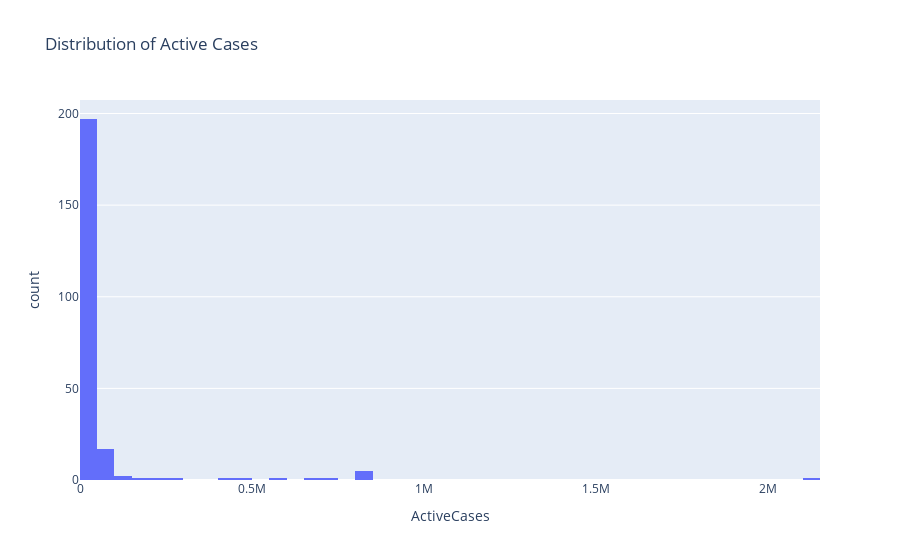

The notebook cell saved with this chart:
### Code cell
# Plot the distribution of Active Cases
fig = px.histogram(df, x='ActiveCases', title="Distribution of Active Cases")
fig.show()

### Figure 1 — Plotly figure (JSON) as saved in the notebook; plotly's stock layout.template omitted (floating-point values rounded to 4 significant figures; data arrays with more than 128 entries replaced by an {"elided": "..."} marker saying what was removed)
{"data": [{"alignmentgroup": "True", "bingroup": "x", "hovertemplate": "ActiveCases=%{x}<br>count=%{y}<extra></extra>", "legendgroup": "", "marker": {"color": "#636efa", "pattern": {"shape": ""}}, "name": "", "offsetgroup": "", "orientation": "v", "showlegend": false, "type": "histogram", "x": {"elided": "230 int values"}, "xaxis": "x", "yaxis": "y"}], "layout": {"barmode": "relative", "legend": {"tracegroupgap": 0}, "title": {"text": "Distribution of Active Cases"}, "xaxis": {"anchor": "y", "domain": [0, 1], "title": {"text": "ActiveCases"}}, "yaxis": {"anchor": "x", "domain": [0, 1], "title": {"text": "count"}}}}
